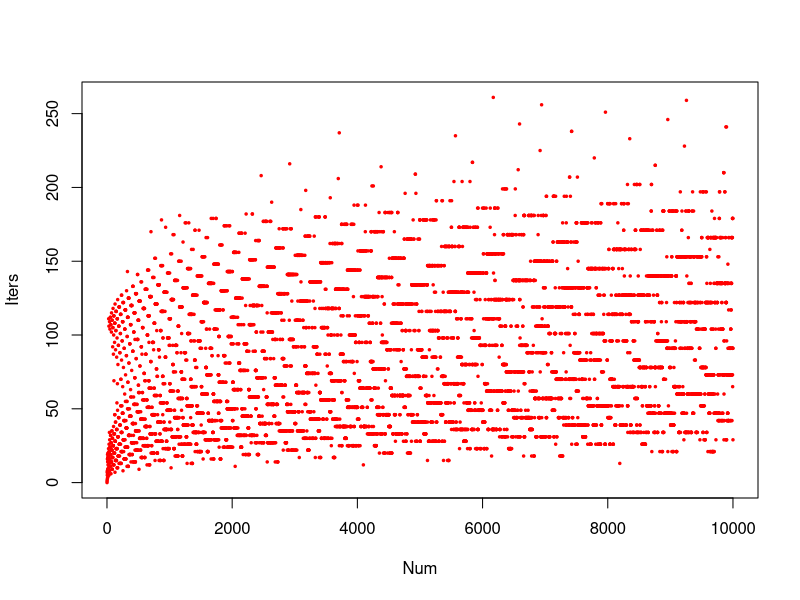

R code for this plot:

rm(list = ls())

dF <- data.frame(Num = c(), Iters = c())
tdf <- dF

for (Num in 1:10000){
  x <- Num
  Iters <- 0
  
  while(x != 1) {
    if(x %% 2 == 0) {
      x <- x / 2
    }
    else {
      x <- (x * 3) + 1
    }
    Iters <- Iters + 1
    #print(x)
  }
  flush.console()
  print(Num)
  
  tdf <- cbind(Num,Iters)
  dF <- rbind(dF, tdf)
  
}

plot(Iters ~ Num, pch = 20, cex = .5,col = c("red"), data = dF)

collatz.numbers <- function(x) {
  return.list <- list()
  return.list <- rbind(return.list, x)
  while(x != 1) {
    if(x %% 2 == 0) {
      x <- x / 2
      return.list <- rbind(return.list, x)
    }
    else {
      x <- (x * 3) + 1
      return.list <- rbind(return.list, x)
    }
  }
  return.list
}

collatz.numbers(10)
collatz.numbers(19)
